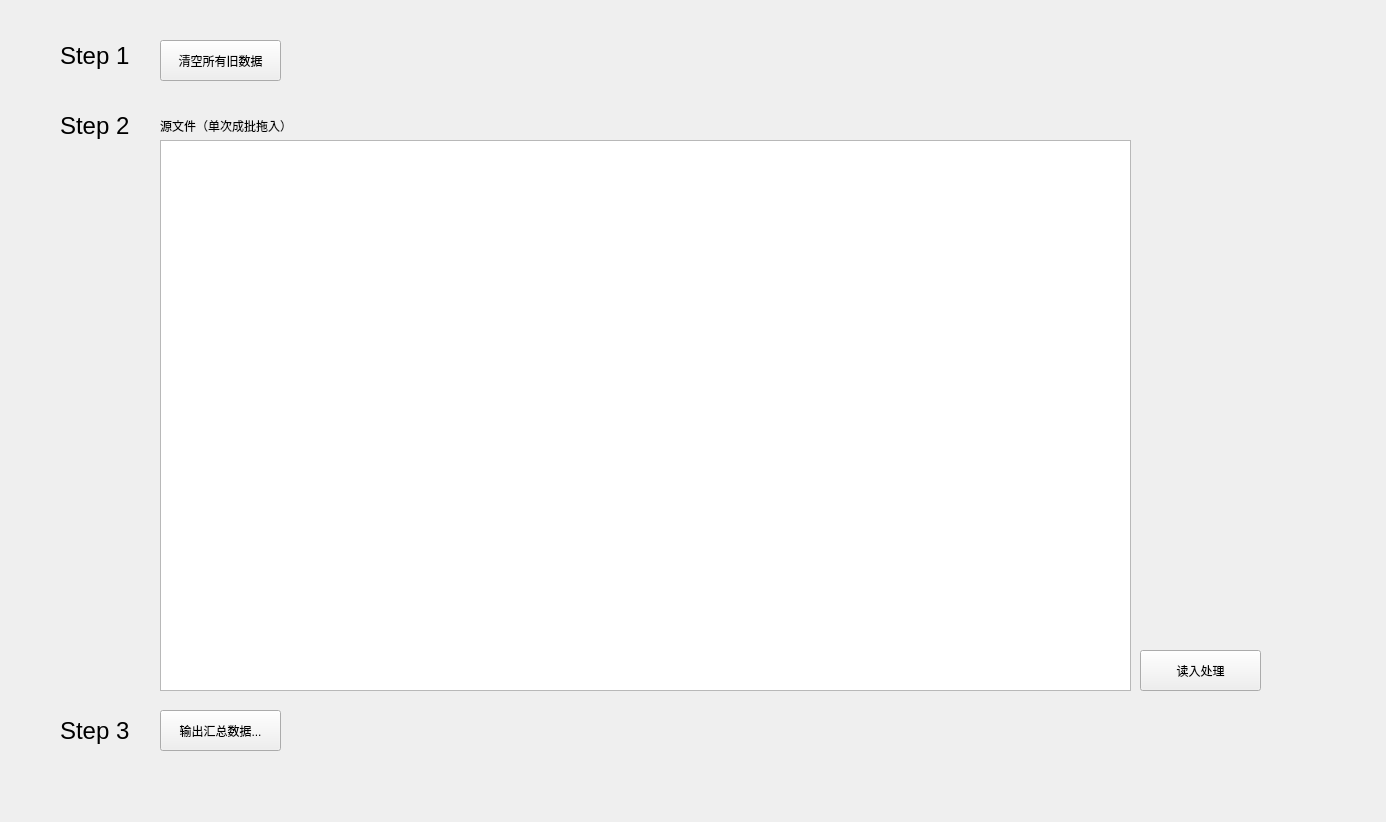
<?xml version="1.0" encoding="UTF-8"?>
<ui version="4.0">
 <class>Nitori_CargoCheck</class>
 <widget class="QWidget" name="Nitori_CargoCheck">
  <property name="geometry">
   <rect>
    <x>0</x>
    <y>0</y>
    <width>1386</width>
    <height>822</height>
   </rect>
  </property>
  <property name="windowTitle">
   <string>Nitori_CargoCheck</string>
  </property>
  <widget class="QPushButton" name="btn_delete_all_data">
   <property name="geometry">
    <rect>
     <x>160</x>
     <y>40</y>
     <width>121</width>
     <height>41</height>
    </rect>
   </property>
   <property name="text">
    <string>清空所有旧数据</string>
   </property>
  </widget>
  <widget class="QLabel" name="label">
   <property name="geometry">
    <rect>
     <x>160</x>
     <y>110</y>
     <width>151</width>
     <height>31</height>
    </rect>
   </property>
   <property name="text">
    <string>源文件（单次成批拖入）</string>
   </property>
  </widget>
  <widget class="QPushButton" name="btn_output">
   <property name="geometry">
    <rect>
     <x>160</x>
     <y>710</y>
     <width>121</width>
     <height>41</height>
    </rect>
   </property>
   <property name="text">
    <string>输出汇总数据...</string>
   </property>
  </widget>
  <widget class="QLabel" name="label_2">
   <property name="geometry">
    <rect>
     <x>60</x>
     <y>40</y>
     <width>91</width>
     <height>31</height>
    </rect>
   </property>
   <property name="font">
    <font>
     <pointsize>18</pointsize>
    </font>
   </property>
   <property name="text">
    <string>Step 1</string>
   </property>
  </widget>
  <widget class="QLabel" name="label_3">
   <property name="geometry">
    <rect>
     <x>60</x>
     <y>110</y>
     <width>91</width>
     <height>31</height>
    </rect>
   </property>
   <property name="font">
    <font>
     <pointsize>18</pointsize>
    </font>
   </property>
   <property name="text">
    <string>Step 2</string>
   </property>
  </widget>
  <widget class="QLabel" name="label_4">
   <property name="geometry">
    <rect>
     <x>60</x>
     <y>715</y>
     <width>91</width>
     <height>31</height>
    </rect>
   </property>
   <property name="font">
    <font>
     <pointsize>18</pointsize>
    </font>
   </property>
   <property name="text">
    <string>Step 3</string>
   </property>
  </widget>
  <widget class="MyFileView" name="tableView">
   <property name="geometry">
    <rect>
     <x>160</x>
     <y>140</y>
     <width>971</width>
     <height>551</height>
    </rect>
   </property>
   <property name="acceptDrops">
    <bool>true</bool>
   </property>
   <property name="editTriggers">
    <set>QAbstractItemView::NoEditTriggers</set>
   </property>
  </widget>
  <widget class="QPushButton" name="btn_process_2">
   <property name="geometry">
    <rect>
     <x>1140</x>
     <y>650</y>
     <width>121</width>
     <height>41</height>
    </rect>
   </property>
   <property name="text">
    <string>读入处理</string>
   </property>
  </widget>
 </widget>
 <customwidgets>
  <customwidget>
   <class>MyFileView</class>
   <extends>QTableView</extends>
   <header>myfileview.h</header>
  </customwidget>
 </customwidgets>
 <resources/>
 <connections/>
</ui>
